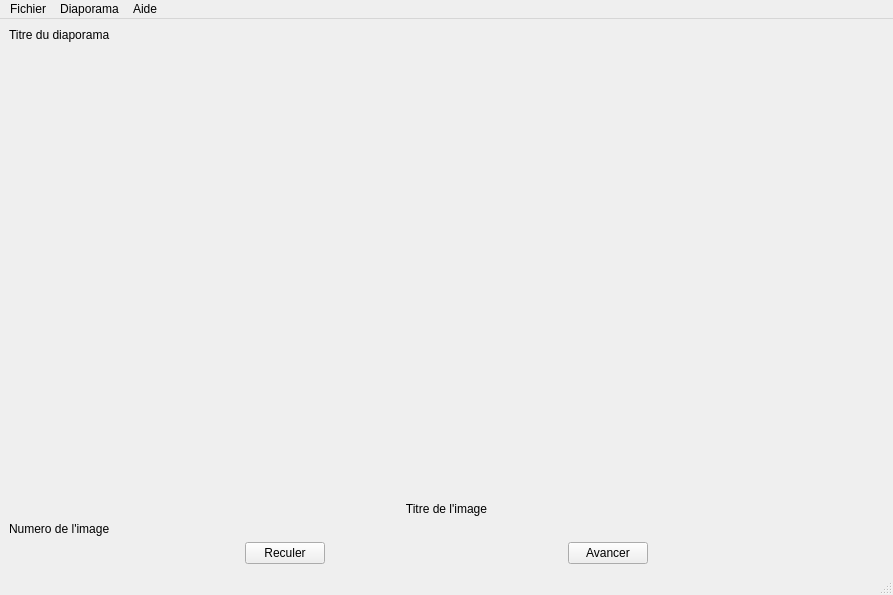
<?xml version="1.0" encoding="UTF-8"?>
<ui version="4.0">
 <class>LecteurVue</class>
 <widget class="QMainWindow" name="LecteurVue">
  <property name="geometry">
   <rect>
    <x>0</x>
    <y>0</y>
    <width>893</width>
    <height>595</height>
   </rect>
  </property>
  <property name="windowTitle">
   <string>LecteurVue</string>
  </property>
  <widget class="QWidget" name="centralwidget">
   <layout class="QHBoxLayout" name="horizontalLayout_2">
    <item>
     <layout class="QVBoxLayout" name="verticalLayout">
      <item>
       <layout class="QVBoxLayout" name="verticalLayout_2">
        <item>
         <widget class="QLabel" name="labelTitreDiapo">
          <property name="text">
           <string>Titre du diaporama</string>
          </property>
          <property name="alignment">
           <set>Qt::AlignLeading|Qt::AlignLeft|Qt::AlignTop</set>
          </property>
          <property name="margin">
           <number>5</number>
          </property>
         </widget>
        </item>
        <item>
         <spacer name="verticalSpacer">
          <property name="orientation">
           <enum>Qt::Vertical</enum>
          </property>
          <property name="sizeHint" stdset="0">
           <size>
            <width>20</width>
            <height>40</height>
           </size>
          </property>
         </spacer>
        </item>
        <item>
         <widget class="QLabel" name="labelTitreCategorieImage">
          <property name="text">
           <string>Titre de l'image</string>
          </property>
          <property name="alignment">
           <set>Qt::AlignCenter</set>
          </property>
          <property name="margin">
           <number>0</number>
          </property>
         </widget>
        </item>
        <item>
         <widget class="QLabel" name="labelNumImage">
          <property name="text">
           <string>Numero de l'image</string>
          </property>
          <property name="margin">
           <number>3</number>
          </property>
         </widget>
        </item>
       </layout>
      </item>
      <item>
       <layout class="QHBoxLayout" name="hBoutonLayout">
        <item>
         <spacer name="horizontalSpacer_2">
          <property name="orientation">
           <enum>Qt::Horizontal</enum>
          </property>
          <property name="sizeHint" stdset="0">
           <size>
            <width>40</width>
            <height>20</height>
           </size>
          </property>
         </spacer>
        </item>
        <item>
         <widget class="QPushButton" name="pushButtonReculer">
          <property name="text">
           <string>Reculer</string>
          </property>
         </widget>
        </item>
        <item>
         <spacer name="horizontalSpacer">
          <property name="orientation">
           <enum>Qt::Horizontal</enum>
          </property>
          <property name="sizeHint" stdset="0">
           <size>
            <width>40</width>
            <height>20</height>
           </size>
          </property>
         </spacer>
        </item>
        <item>
         <widget class="QPushButton" name="pushButtonAvancer">
          <property name="text">
           <string>Avancer</string>
          </property>
         </widget>
        </item>
        <item>
         <spacer name="horizontalSpacer_3">
          <property name="orientation">
           <enum>Qt::Horizontal</enum>
          </property>
          <property name="sizeHint" stdset="0">
           <size>
            <width>40</width>
            <height>20</height>
           </size>
          </property>
         </spacer>
        </item>
       </layout>
      </item>
     </layout>
    </item>
   </layout>
  </widget>
  <widget class="QMenuBar" name="menubar">
   <property name="geometry">
    <rect>
     <x>0</x>
     <y>0</y>
     <width>893</width>
     <height>22</height>
    </rect>
   </property>
   <widget class="QMenu" name="menuDiaporama">
    <property name="title">
     <string>Diaporama</string>
    </property>
    <widget class="QMenu" name="menuChangerMode">
     <property name="title">
      <string>Changer de mode</string>
     </property>
     <addaction name="actionAuto"/>
     <addaction name="actionManuel"/>
    </widget>
    <addaction name="actionChangerVitesseDefilement"/>
    <addaction name="actionChangerDiapo"/>
    <addaction name="menuChangerMode"/>
    <addaction name="separator"/>
    <addaction name="actionAvancer"/>
    <addaction name="actionReculer"/>
    <addaction name="separator"/>
   </widget>
   <widget class="QMenu" name="menuFichier">
    <property name="title">
     <string>Fichier</string>
    </property>
    <addaction name="actionEnleverDiapo"/>
    <addaction name="separator"/>
    <addaction name="actionQuitter"/>
   </widget>
   <widget class="QMenu" name="menuAide">
    <property name="title">
     <string>Aide</string>
    </property>
    <addaction name="actionAProposDe"/>
   </widget>
   <addaction name="menuFichier"/>
   <addaction name="menuDiaporama"/>
   <addaction name="menuAide"/>
  </widget>
  <widget class="QStatusBar" name="statusbar"/>
  <action name="actionChangerVitesseDefilement">
   <property name="text">
    <string>Vitesse de défilement</string>
   </property>
  </action>
  <action name="actionChangerDiapo">
   <property name="text">
    <string>Changer de diaporama</string>
   </property>
   <property name="toolTip">
    <string>Changer diaporama</string>
   </property>
  </action>
  <action name="actionAvancer">
   <property name="text">
    <string>Avancer</string>
   </property>
   <property name="shortcut">
    <string>Ctrl+D</string>
   </property>
  </action>
  <action name="actionReculer">
   <property name="text">
    <string>Reculer</string>
   </property>
   <property name="shortcut">
    <string>Ctrl+Q</string>
   </property>
  </action>
  <action name="actionQuitter">
   <property name="text">
    <string>Quitter</string>
   </property>
  </action>
  <action name="actionAuto">
   <property name="text">
    <string>Mode Automatique</string>
   </property>
  </action>
  <action name="actionManuel">
   <property name="text">
    <string>Mode Manuel</string>
   </property>
  </action>
  <action name="actionAProposDe">
   <property name="text">
    <string>A propos de ...</string>
   </property>
  </action>
  <action name="actionEnleverDiapo">
   <property name="text">
    <string>Enlever diaporama</string>
   </property>
  </action>
 </widget>
 <resources/>
 <connections/>
</ui>
